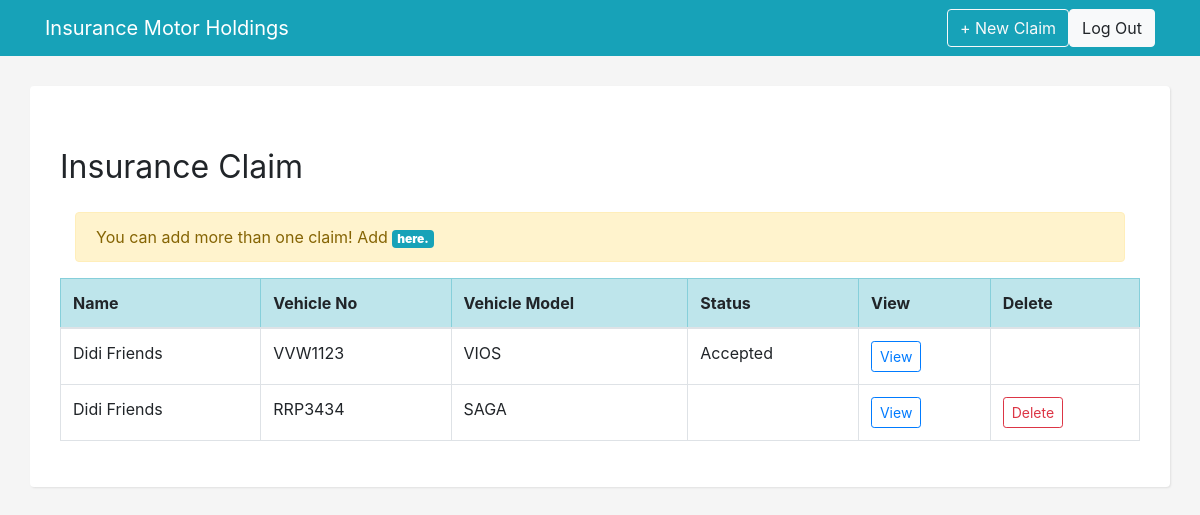
Page /user/accounts/view (signed in) on the earlier database version.
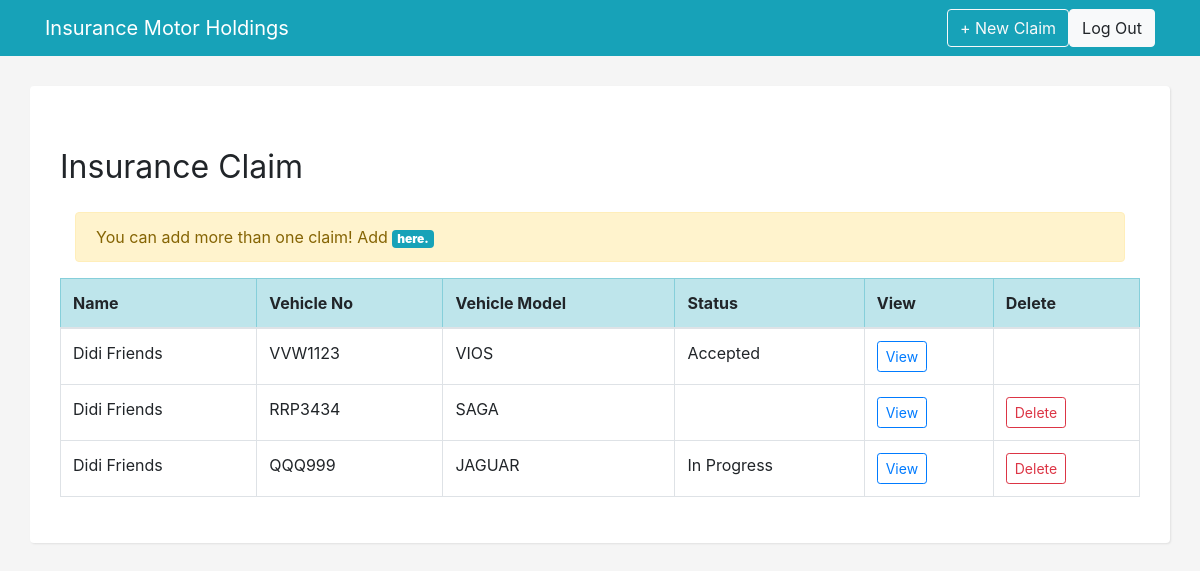
Same page on the later database version.
### claims/models.py (models this page shows, shortened)
class Claim(models.Model):
    user = models.ForeignKey(User, on_delete=models.CASCADE, null=True,
                             blank=True)
    name = models.CharField('NAME', max_length=50)
    email = models.EmailField('EMAIL', max_length=50)
    mobile_no = models.CharField('PHONE NO.', max_length=20)
    vehicle_year_make = models.CharField('VEHICLE YEAR MAKE', max_length=4)
    vehicle_model = models.CharField('VEHICLE MODEL', max_length=50)
    vehicle_no = models.CharField('VEHICLE NO.', max_length=50)
    date_and_time = models.DateTimeField('DATE & TIME', default=datetime.now,
                                         null=True, blank=True)
    location = models.CharField('LOCATION', max_length=50)
    type_of_loss = MultiSelectField('TYPES OF LOSS', choices=LOSS_TYPES)
    description_loss = models.TextField('DESCRIPTION')
    police_report_lodged = models.BooleanField('POLICE REPORT LODGED ?',
                                               default=False)
    anybody_injured = models.BooleanField('ANYBODY INJURED ?', default=False)
    photo = models.ImageField('PHOTO', upload_to='uploads/jpg')
    cover_note = models.FileField('INSURANCE COVER NOTE', upload_to='uploads/pdf')
    status = models.CharField('STATUS', max_length=20, choices=STATUS_CHOICES,
                              default='In Progress')

### claims/views.py (the view)
# urls.py: path('accounts/view', views.ClaimList.as_view(), name='claim_list'),
class ClaimList(LoginRequiredMixin, ListView):
    model = Claim
    def get_context_data(self, **kwargs):
        context = super().get_context_data(**kwargs)
        context['object_list'] = context['object_list'].filter(user=self.request.user)
        return context

### claims/templates/claims/claim_list.html (shortened to what this page needs)
{% extends 'claims/base.html' %}
{% block content %}
    <h1 class="my-4">
        <small>Insurance Claim</small>
    </h1>
    <div class="row">
                    <div class="col-12" style="overflow-x: scroll">
                        <table class="table table-bordered">
                        <thead class="table-info">
                            <tr >
                                <th scope="col">Name</th>
                                <th scope="col">Vehicle No</th>
                                <th scope="col">Vehicle Model</th>
                                <th scope="col">Status</th>
                                <th scope="col">View</th>
                                <th scope="col">Delete</th>
                            </tr>
                        </thead>
                        <tbody>
            {% for item in object_list  %}
                            <tr>
                                <td>{{ item.name }}</td>
                                <td>{{ item.vehicle_no }}</td>
                                <td>{{ item.vehicle_model }}</td>
                                <td>{{ item.status }}</td>
                                <td><a href="{% url 'claim_view' item.id %}"><button type="button" class="btn btn-outline-primary btn-sm">View</button></a></td>
                                {% if item.status != 'Accepted' %}
                                <td><a href="{% url 'claim_delete' item.id %}"><button type="button" class="btn btn-outline-danger btn-sm">Delete</button></a></td>
                                {% endif %}
                            </tr>
            {% endfor %}
                    <div class="col-12">
                        <div class="alert alert-warning" role="alert">
                            You can add more than one claim! Add <a class="badge badge-info" href="{% url 'claim_new' %}"><strong>here.</strong></a>
                        </div>
                    </div>
                    </tbody>
                    </table>
                </div>
    </div>
{% endblock %}

### claims/templates/claims/base.html (shortened to what this page needs)
{% load static %}<!DOCTYPE html>
<html lang="en">
  <head>
    <link href="{% static 'css/bootstrap.min.css' %}" rel="stylesheet">
    <link href="{% static 'css/style.css' %}" rel="stylesheet">
  </head>
  <body>
    <nav class="navbar navbar-expand-lg navbar-dark bg-info">
      <div class="container">
        <a class="navbar-brand" href="{% url 'claim_list' %}">Insurance Motor Holdings</a>
        <div class="collapse navbar-collapse" id="navbarResponsive">
          <ul class="navbar-nav ml-auto">
            <div  id="navbarResponsive" class="align-right">
              <ul class="navbar-nav ml-auto">
                <li class="nav-item" class="align-right">
                  <a  class="btn btn-outline-light btn-md" href="{% url 'claim_new' %}" >+ New Claim</a>
                </li>
              </ul>
            </div>
            <li class="nav-item">
              <a class="btn btn-light" href="{% url 'logout' %}"> Log Out</a>
            </li>
          </ul>
        </div>
      </div>
    </nav>
    <div class="container" id="app">
        {% block content %}{% endblock %}
    </div>
  </body>
</html>

### claims/static/css/style.css (style rules this page uses)
body { background: whitesmoke }
#app { background: white; padding: 30px; margin: 30px auto; -webkit-box-shadow: 1px 1px 2px 0px rgba(224,224,224,1); -moz-box-shadow: 1px 1px 2px 0px rgba(224,224,224,1); box-shadow: 1px 1px 2px 0px rgba(224,224,224,1); border-radius: 4px; }

Differences in the rows shown:
added Claim: name "Didi Friends", vehicle_no "QQQ999", vehicle_model "JAGUAR", status "In Progress", shows "Delete"
